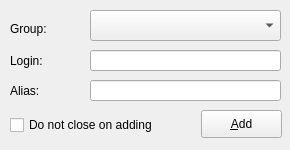
<?xml version="1.0" encoding="UTF-8"?>
<ui version="4.0">
 <class>AddContact</class>
 <widget class="QDialog" name="AddContact">
  <property name="geometry">
   <rect>
    <x>0</x>
    <y>0</y>
    <width>290</width>
    <height>150</height>
   </rect>
  </property>
  <property name="minimumSize">
   <size>
    <width>290</width>
    <height>150</height>
   </size>
  </property>
  <property name="maximumSize">
   <size>
    <width>290</width>
    <height>150</height>
   </size>
  </property>
  <property name="windowTitle">
   <string>Add a contact</string>
  </property>
  <property name="windowIcon">
   <iconset resource="../Images.qrc">
    <normaloff>:/images/qnetsoul.png</normaloff>:/images/qnetsoul.png</iconset>
  </property>
  <widget class="QPushButton" name="addPushButton">
   <property name="geometry">
    <rect>
     <x>201</x>
     <y>110</y>
     <width>81</width>
     <height>28</height>
    </rect>
   </property>
   <property name="text">
    <string>&amp;Add</string>
   </property>
   <property name="autoDefault">
    <bool>false</bool>
   </property>
  </widget>
  <widget class="QLabel" name="loginLabel">
   <property name="geometry">
    <rect>
     <x>10</x>
     <y>50</y>
     <width>51</width>
     <height>21</height>
    </rect>
   </property>
   <property name="text">
    <string>Login:</string>
   </property>
  </widget>
  <widget class="QLineEdit" name="loginLineEdit">
   <property name="geometry">
    <rect>
     <x>90</x>
     <y>50</y>
     <width>191</width>
     <height>21</height>
    </rect>
   </property>
   <property name="maxLength">
    <number>20</number>
   </property>
  </widget>
  <widget class="QCheckBox" name="closingCheckBox">
   <property name="geometry">
    <rect>
     <x>10</x>
     <y>115</y>
     <width>181</width>
     <height>20</height>
    </rect>
   </property>
   <property name="text">
    <string>Do not close on adding</string>
   </property>
  </widget>
  <widget class="QComboBox" name="groupComboBox">
   <property name="geometry">
    <rect>
     <x>90</x>
     <y>10</y>
     <width>191</width>
     <height>31</height>
    </rect>
   </property>
  </widget>
  <widget class="QLabel" name="groupLabel">
   <property name="geometry">
    <rect>
     <x>10</x>
     <y>20</y>
     <width>51</width>
     <height>17</height>
    </rect>
   </property>
   <property name="text">
    <string>Group:</string>
   </property>
  </widget>
  <widget class="QLabel" name="aliasLabel">
   <property name="geometry">
    <rect>
     <x>10</x>
     <y>80</y>
     <width>51</width>
     <height>21</height>
    </rect>
   </property>
   <property name="text">
    <string>Alias:</string>
   </property>
  </widget>
  <widget class="QLineEdit" name="aliasLineEdit">
   <property name="geometry">
    <rect>
     <x>90</x>
     <y>80</y>
     <width>191</width>
     <height>21</height>
    </rect>
   </property>
   <property name="maxLength">
    <number>20</number>
   </property>
  </widget>
 </widget>
 <tabstops>
  <tabstop>groupComboBox</tabstop>
  <tabstop>loginLineEdit</tabstop>
  <tabstop>aliasLineEdit</tabstop>
  <tabstop>closingCheckBox</tabstop>
  <tabstop>addPushButton</tabstop>
 </tabstops>
 <resources>
  <include location="../Images.qrc"/>
 </resources>
 <connections>
  <connection>
   <sender>loginLineEdit</sender>
   <signal>returnPressed()</signal>
   <receiver>addPushButton</receiver>
   <slot>click()</slot>
   <hints>
    <hint type="sourcelabel">
     <x>106</x>
     <y>61</y>
    </hint>
    <hint type="destinationlabel">
     <x>218</x>
     <y>126</y>
    </hint>
   </hints>
  </connection>
  <connection>
   <sender>aliasLineEdit</sender>
   <signal>returnPressed()</signal>
   <receiver>addPushButton</receiver>
   <slot>click()</slot>
   <hints>
    <hint type="sourcelabel">
     <x>148</x>
     <y>95</y>
    </hint>
    <hint type="destinationlabel">
     <x>251</x>
     <y>124</y>
    </hint>
   </hints>
  </connection>
 </connections>
</ui>
